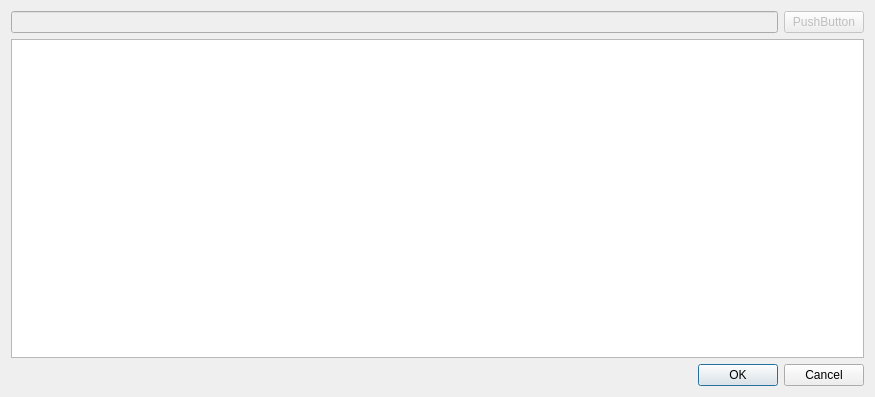
<?xml version="1.0" encoding="UTF-8"?>
<ui version="4.0">
 <class>ChooseTeacherDialog</class>
 <widget class="QDialog" name="ChooseTeacherDialog">
  <property name="geometry">
   <rect>
    <x>0</x>
    <y>0</y>
    <width>875</width>
    <height>397</height>
   </rect>
  </property>
  <property name="windowTitle">
   <string>Dialog</string>
  </property>
  <layout class="QVBoxLayout" name="verticalLayout">
   <item>
    <layout class="QHBoxLayout" name="horizontalLayout">
     <item>
      <widget class="QLineEdit" name="lineEdit">
       <property name="enabled">
        <bool>false</bool>
       </property>
      </widget>
     </item>
     <item>
      <widget class="QPushButton" name="pushButton">
       <property name="enabled">
        <bool>false</bool>
       </property>
       <property name="text">
        <string>PushButton</string>
       </property>
      </widget>
     </item>
    </layout>
   </item>
   <item>
    <widget class="QTableView" name="teacherTableView"/>
   </item>
   <item>
    <widget class="QDialogButtonBox" name="btnBox">
     <property name="standardButtons">
      <set>QDialogButtonBox::Cancel|QDialogButtonBox::Ok</set>
     </property>
    </widget>
   </item>
  </layout>
 </widget>
 <resources/>
 <connections/>
</ui>
